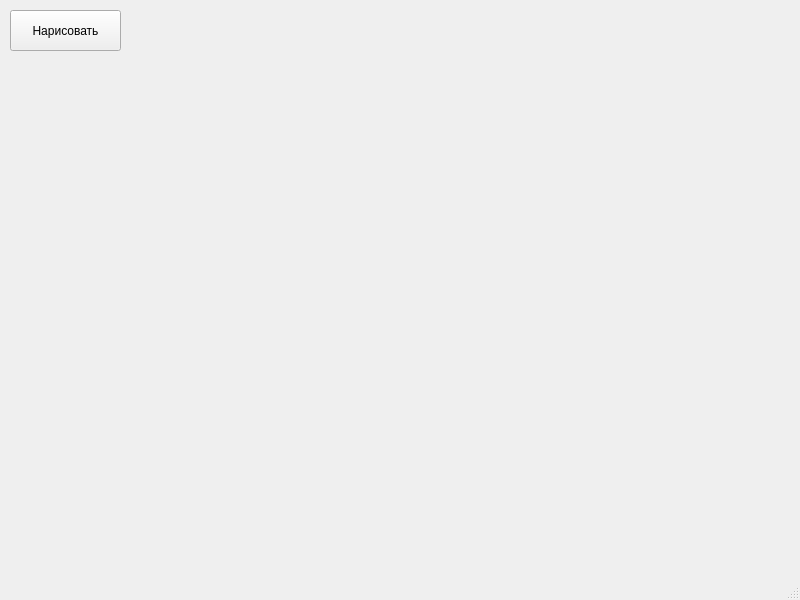
<?xml version="1.0" encoding="UTF-8"?>
<ui version="4.0">
 <class>MainWindow</class>
 <widget class="QMainWindow" name="MainWindow">
  <property name="geometry">
   <rect>
    <x>0</x>
    <y>0</y>
    <width>800</width>
    <height>600</height>
   </rect>
  </property>
  <property name="windowTitle">
   <string>MainWindow</string>
  </property>
  <widget class="QWidget" name="centralwidget">
   <widget class="QPushButton" name="drawbtn">
    <property name="geometry">
     <rect>
      <x>10</x>
      <y>10</y>
      <width>111</width>
      <height>41</height>
     </rect>
    </property>
    <property name="text">
     <string>Нарисовать</string>
    </property>
   </widget>
  </widget>
  <widget class="QMenuBar" name="menubar">
   <property name="geometry">
    <rect>
     <x>0</x>
     <y>0</y>
     <width>800</width>
     <height>21</height>
    </rect>
   </property>
  </widget>
  <widget class="QStatusBar" name="statusbar"/>
 </widget>
 <resources/>
 <connections/>
</ui>
